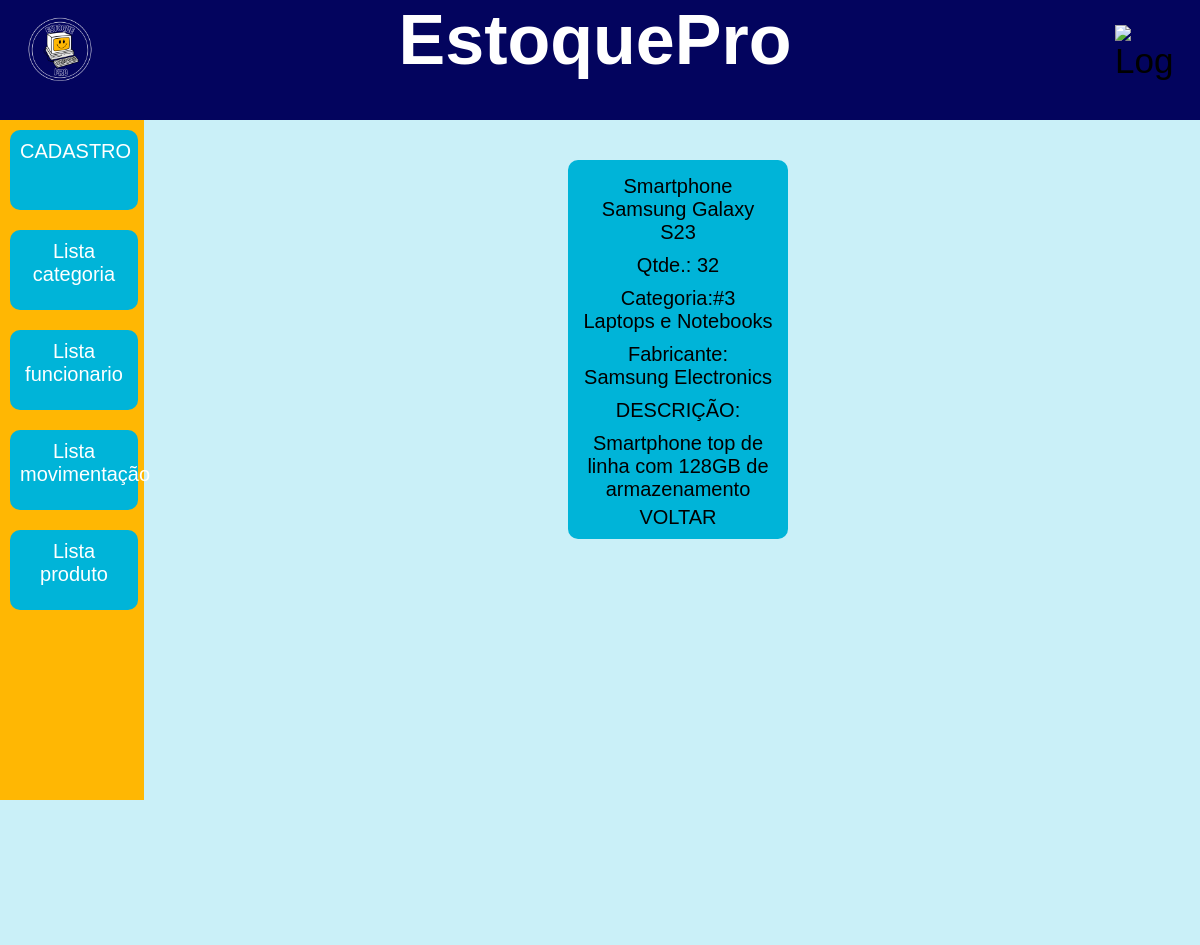
The page /produto_1_False on the database its author committed.
### models.py (models this page shows, shortened)
class Produto(Base):
    __tablename__ = 'produtos'
    ID_produto = Column(Integer, primary_key=True)
    categoria_id = Column(Integer, ForeignKey('categorias.ID_categoria'))
    nome_produto = Column(String(40), nullable=False, index =True)
    quantidade = Column(Integer, nullable=True, index=True)
    fornecedor = Column(String(40), nullable=False, index=True)
    descricao = Column(String(40))
    categoria_produto = relationship('Categoria')

class Categoria(Base):
    __tablename__ = 'categorias'
    ID_categoria = Column(Integer, primary_key=True)
    nome_cat = Column(String(40), nullable=False, index=True)

### app.py (the view)
@app.route('/produto_<modo_escuro>', methods=['GET', 'POST'])
def produtos_func(modo_escuro):
    lista_produtos = select(Produto, Categoria).join(Categoria,
                                                     Produto.categoria_id == Categoria.ID_categoria)
    lista_produtos = db_session.execute(lista_produtos).fetchall()
    dicion = dicionario_colunas_produto()
    return render_template('lista_produto.html',
                           var_produto=lista_produtos,
                           class_=Produto,
                           pesquisa=False,
                           numero_resultados=len(lista_produtos),
                           dicio=dicion,
                           modo_escuro=modo_escuro,
                           tabela=False)

### app.py (called while the page is built)
@app.route('/produto_<id_produto>_<modo_escuro>', methods=['GET', 'POST'])
def produto_detalhes_func(id_produto, modo_escuro):
    lista_produtos = select(Produto, Categoria).join(
        Categoria, Produto.categoria_id == Categoria.ID_categoria).where(
        Produto.ID_produto == id_produto
    )
    lista_produtos = db_session.execute(lista_produtos).fetchone()
    return render_template('produto-detalhes.html', var_produto=lista_produtos, modo_escuro=modo_escuro)

### templates/produto-detalhes.html
{% extends 'templates.html' %}
{% block conteudo %}
    <div class="box">
        <div class="card-detalhes{{modo_escuro}}">
            <p>{{var_produto[0].nome_produto}}</p>
            <p>Qtde.: {{var_produto[0].quantidade}}</p>
            <p>Categoria:#{{var_produto[1].ID_categoria}} {{var_produto[1].nome_cat}}</p>
            <p>Fabricante: {{var_produto[0].fornecedor}}</p>
            <p>DESCRIÇÃO:</p>
            <p>{{var_produto[0].descricao}}</p>
            <a href="{{url_for('produtos_func', modo_escuro=modo_escuro)}}">VOLTAR</a>
        </div>
    </div>
{% endblock %}

### static/templates.css (style rules this page uses)
* { margin: 0; padding: 0; }
html { height: 100vh; font-family: "Franklin Gothic Heavy", sans-serif; font-size: 20px; }
li, a { color:black; text-decoration: none; }
.card-detalhesFalse { background-color: #00b4d8; text-align: center; width: 200px; border-radius: 10px; font-size: 20px; padding: 10px; font-family: Bahnschrift, sans-serif; float: left; position: fixed; top: 20vh; }
.card-detalhesTrue p, .card-detalhesFalse p { padding: 5px; }
.box { display: flex; align-items: center; justify-content: center; }
.bodyFalse { background-color: #caf0f8; }

### rows shown on the page
Produto: nome_produto "Smartphone Samsung Galaxy S23", quantidade "32", fornecedor "Samsung Electronics", descricao "Smartphone top de linha com 128GB de armazenamento"
Categoria: ID_categoria "3", nome_cat "Laptops e Notebooks"
